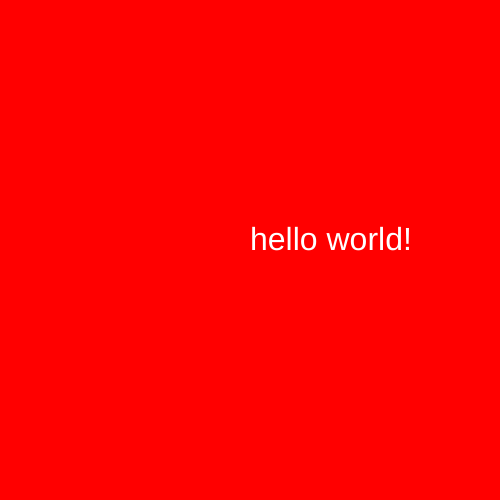
Frame 1 (no input)
Frame 60 (no input): identical to frame 1, image omitted
Frame 120 (the mouse pressed at the canvas centre since frame 60): identical to frame 1, image omitted

The p5.js sketch that drew this single still picture (run headless with seeded random() and noise() and a simulated clock; from frame 60 on, the mouse is pressed at the canvas centre):

// p5.js sketch
// ── sketch.js
function setup() {
  createCanvas(500, 500);
}

function draw() {
  background("red");
  fill("white");
  textSize(32);
  text("hello world!", 250, 250);
}
